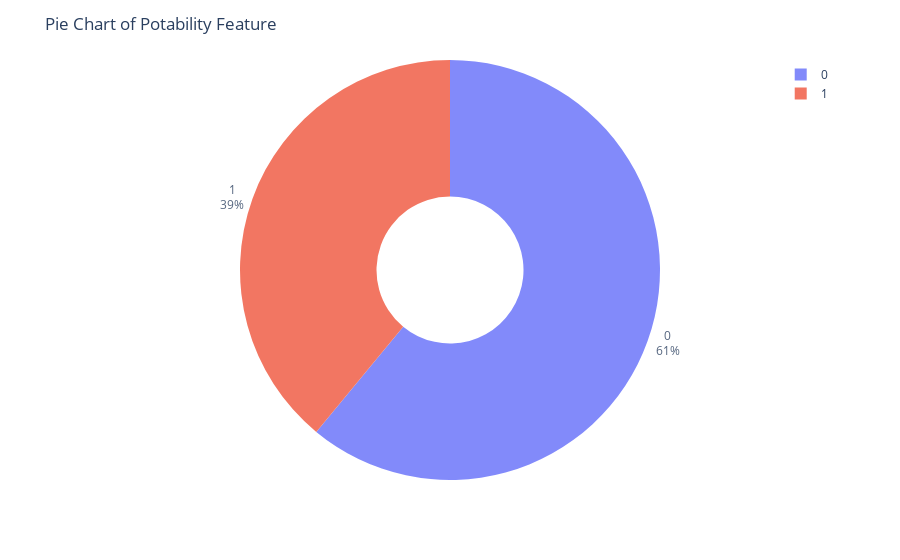

Notebook code for this chart:
### Code cell
# Pie chart oluştur
fig = px.pie(
    d, 
    values="count", 
    names="Potability", 
    hole=0.35, 
    opacity=0.8, 
    labels={"Potability": "Potability", "count": "Number of Samples"}
)

# Grafik düzenlemeleri
fig.update_layout(title=dict(text="Pie Chart of Potability Feature"))
fig.update_traces(textposition="outside", textinfo="percent+label")
fig.show()

# Grafiği HTML olarak kaydet
fig.write_html("potability_pie_chart.html")

### Figure 1 — Plotly figure (JSON) as saved in the notebook; plotly's stock layout.template omitted (floating-point values rounded to 4 significant figures)
{"data": [{"domain": {"x": [0, 1], "y": [0, 1]}, "hole": 0.35, "hovertemplate": "Potability=%{label}<br>Number of Samples=%{value}<extra></extra>", "labels": [0, 1], "legendgroup": "", "name": "", "opacity": 0.8, "showlegend": true, "textinfo": "percent+label", "textposition": "outside", "type": "pie", "values": [1998, 1278]}], "layout": {"legend": {"tracegroupgap": 0}, "margin": {"t": 60}, "title": {"text": "Pie Chart of Potability Feature"}}}
